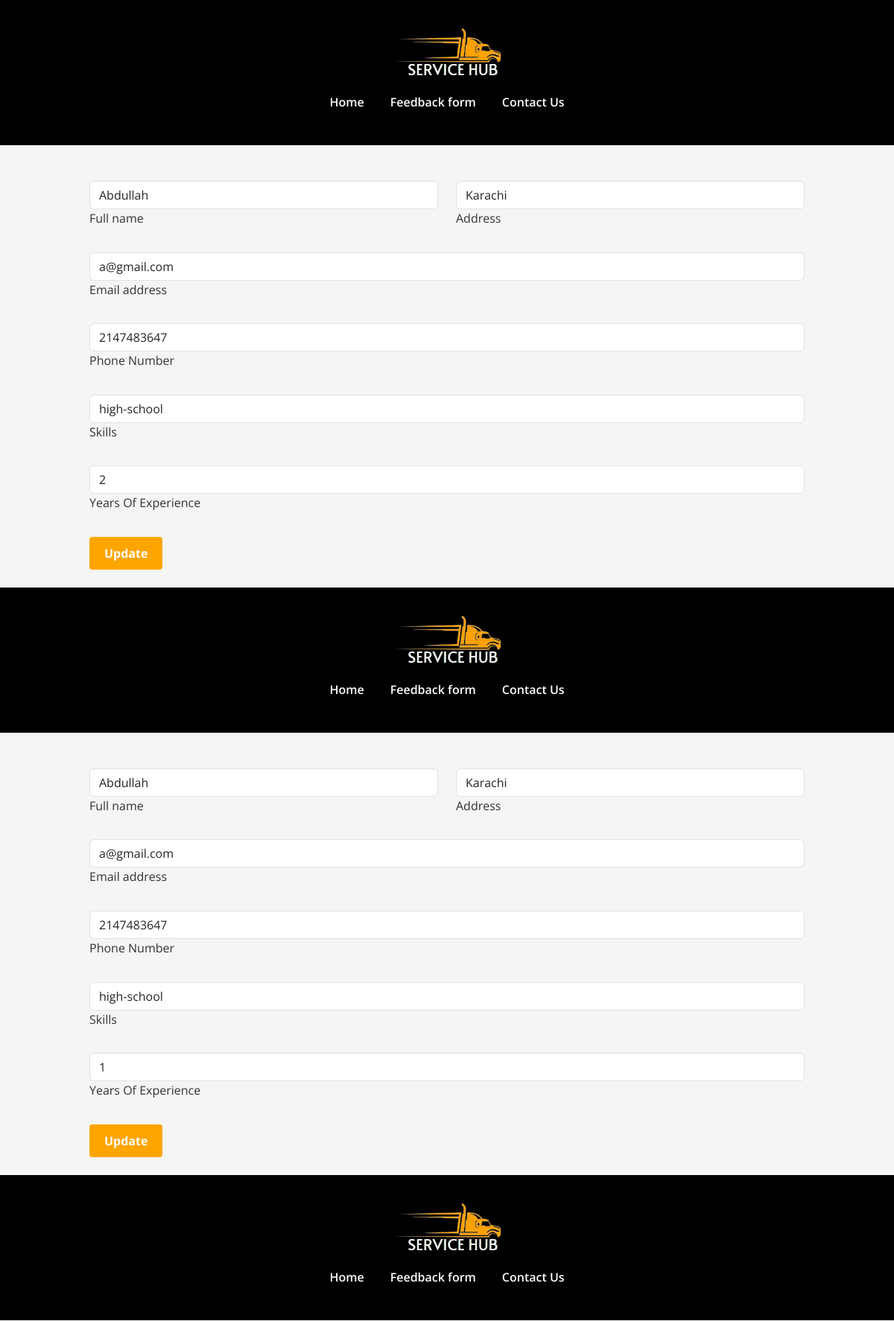
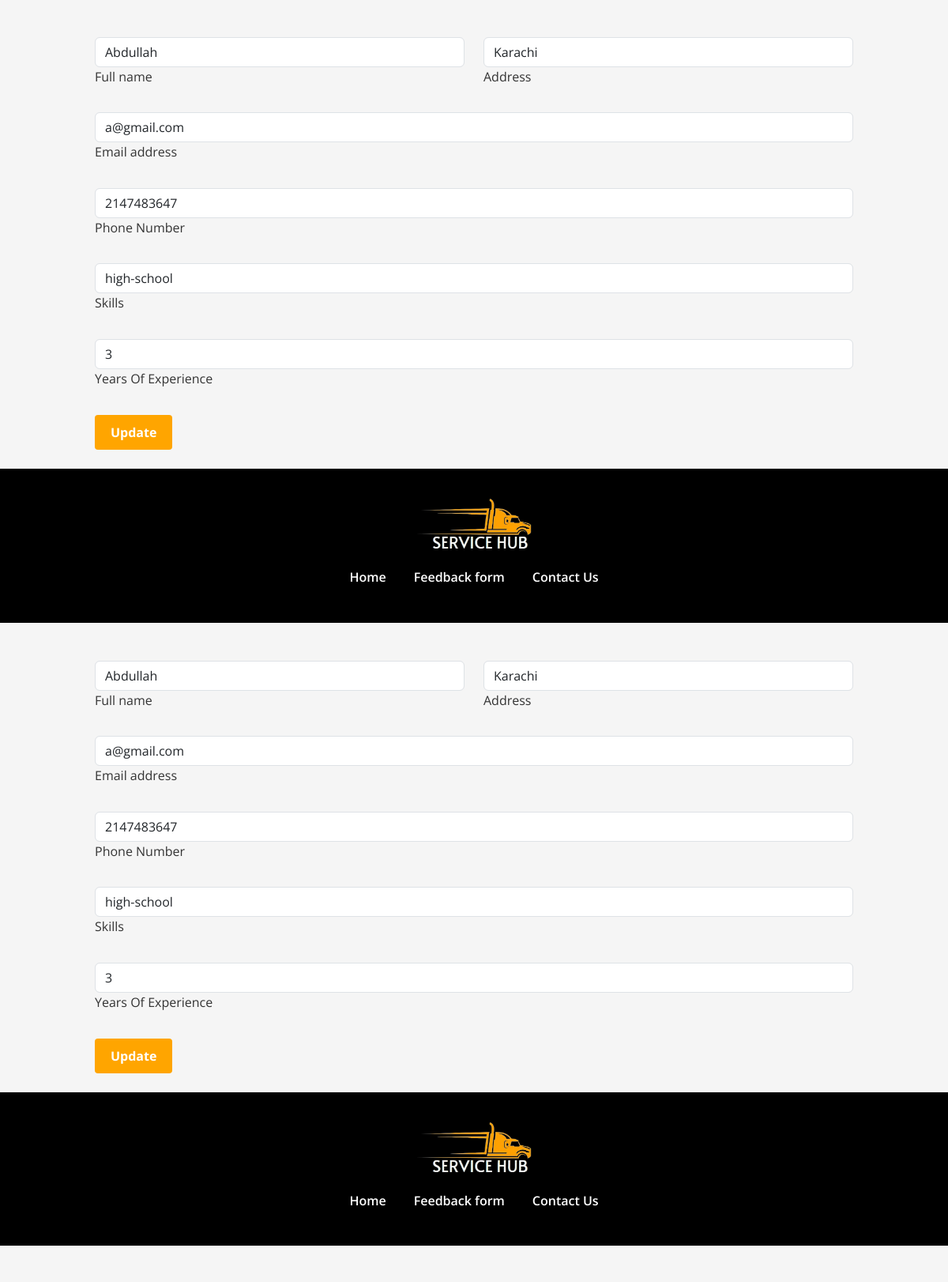
Screenshot of /editprofile.php (signed in, upper part) with the database file from the repository (2 pictures, top to bottom).
### tables this page shows
CREATE TABLE `hiring` (
  `id` int(11) NOT NULL,
  `fullname` varchar(255) DEFAULT NULL,
  `email` varchar(255) DEFAULT NULL,
  `phone` int(11) NOT NULL,
  `address` varchar(255) NOT NULL,
  `position` varchar(255) DEFAULT NULL,
  `price` int(11) NOT NULL,
  `resume` varchar(255) DEFAULT NULL,
  `coverletter` varchar(255) NOT NULL,
  `edu` varchar(255) NOT NULL,
  `experience` int(11) NOT NULL,
  `startdate` date NOT NULL,
  `reference` varchar(255) DEFAULT NULL
);

### editprofile.php (the view, shortened to what this page needs)
<?php
    include './conn.php';
?>
<?php
    $name = mysqli_real_escape_string($connection, $_SESSION['name']);
    $query = "SELECT * FROM hiring WHERE fullname = '$name'";
    $res = mysqli_query($connection, $query);
    while ($info = mysqli_fetch_array($res)){
?>
<!DOCTYPE html>
<html lang="en">
<head>
    <link rel="stylesheet" href="https://cdnjs.cloudflare.com/ajax/libs/font-awesome/6.0.0-beta3/css/all.min.css">
    <link href="https://cdn.jsdelivr.net/npm/bootstrap@5.3.3/dist/css/bootstrap.min.css" rel="stylesheet">
    <link rel="stylesheet" href="https://cdnjs.cloudflare.com/ajax/libs/font-awesome/4.7.0/css/font-awesome.min.css">
    <link rel="stylesheet" href="https://cdnjs.cloudflare.com/ajax/libs/owl-carousel/1.3.3/owl.carousel.min.css">
    <link rel="stylesheet" href="https://cdnjs.cloudflare.com/ajax/libs/owl-carousel/1.3.3/owl.theme.min.css">
</head>
<body>
<header class="header">
        <div class="container">
        <a href="index.php">
        <img src="./brand4.png" alt="Logo" class="logo">
        </a>
        <nav class="navbar">
                <ul>
                    <li><a href="index.php">Home</a></li>
                    <li><a href="index.php #apply-now">Feedback form</a></li>
                    <li><a href="index.php #contact">Contact Us</a></li>
                </ul>
            </nav>
        </div>
    </header>
<main>
<section>
    <form class="mt-5" style="padding: 0% 10%;" method="post">
        <div class="row mb-4" x>
          <div class="col">
            <div data-mdb-input-init class="form-outline">
              <input type="text" id="form3Example1" class="form-control" value="<?php echo $info[1]?>" />
              <label class="form-label" for="form3Example1">Full name</label>
            </div>
          </div>
          <div class="col">
            <div data-mdb-input-init class="form-outline">
              <input type="text" id="form3Example2" class="form-control" value="<?php echo $info[4]?>" />
              <label class="form-label" for="form3Example2">Address</label>
            </div>
          </div>
        </div>
        <div data-mdb-input-init class="form-outline mb-4">
          <input type="email" id="form3Example3" class="form-control" value="<?php echo $info[2]?>"  />
          <label class="form-label" for="form3Example3">Email address</label>
        </div>
        <div data-mdb-input-init class="form-outline mb-4">
          <input type="tel" id="form3Example4" class="form-control" value="<?php echo $info[3]?>" />
          <label class="form-label" for="form3Example4">Phone Number</label>
        </div>
        <div data-mdb-input-init class="form-outline mb-4">
          <input type="text" id="form3Example4" class="form-control" value="<?php echo $info[9]?>" />
          <label class="form-label" for="form3Example4">Skills</label>
        </div>
        <div data-mdb-input-init class="form-outline mb-4">
          <input type="number" id="form3Example4" class="form-control" value="<?php echo $info[10]?>" />
          <label class="form-label" for="form3Example4">Years Of Experience</label>
        </div>
        <button data-mdb-ripple-init type="submit" name='updatebtn' class="btn btn-block mb-4">Update</button>
      </form>
</section>
</body>
<?php
    }
?>
</html>

### editprofile.php (style rules this page uses)
body { font-family: 'Open Sans', sans-serif; line-height: 1.6; margin: 0; padding: 0; background-color: #f5f5f5; color: #333; }
.container { max-width: 1200px; margin: 0 auto; padding: 20px; }
.header { background-color: #000000; color: #fff; text-align: center; position: relative; width: 100%; }
.navbar { display: flex; justify-content: center; align-items: center; gap: 10px; }
.navbar ul { list-style: none; padding: 0; display: flex; gap: 15px; justify-content: center; align-items: center; }
.navbar ul li { display: inline; }
.navbar ul li a { color: #fff; text-decoration: none; font-weight: 600; padding: 5px 10px; }
.logo { display: block; margin: 10px auto; max-width: 150px; height: auto; }
.btn { display: inline-block; background-color: orange; color: rgb(255, 255, 255); padding: 10px 20px; font-weight: bold; text-decoration: none; border-radius: 4px; cursor: pointer; border: none; transition: transform 0.3s ease, background-color 0.3s ease; }

### rows the page displays
hiring: fullname "Abdullah", address "Karachi", email "a@gmail.com", phone "2147483647", edu "high-school", experience "2"
hiring: fullname "Abdullah", address "Karachi", email "a@gmail.com", phone "2147483647", edu "high-school", experience "1"
hiring: fullname "Abdullah", address "Karachi", email "a@gmail.com", phone "2147483647", edu "high-school", experience "3"
hiring: fullname "Abdullah", address "Karachi", email "a@gmail.com", phone "2147483647", edu "high-school", experience "3"
